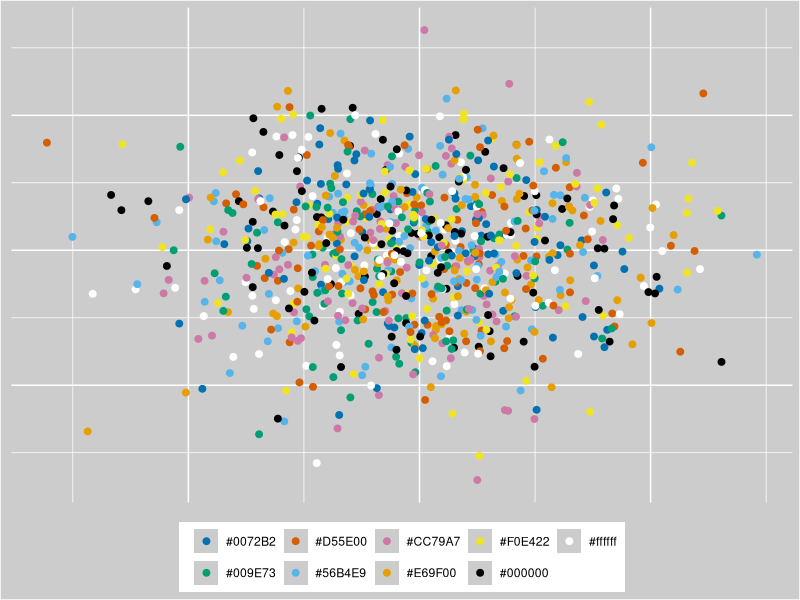

Write the R code that produced this figure. (Note: this script raises an error after producing the figure.)
# Color palette for the colorblind
# Source: http://jfly.iam.u-tokyo.ac.jp/html/manuals/pdf/color_blind.pdf
# Colors for inclusion

pa_blue <- "#0072B2"          # RGB{0,114,178}
pa_green <- "#009E73"         # RGB{0,158,115}
pa_orange <- "#D55E00"        # RGB{230,159,0}
pa_lightblue <- "#56B4E9"     # RGB{86,180,233}
pa_pink <- "#CC79A7"          # RGB{204,121,167}
pa_lightorange <- "#E69F00"   # RGB{230,159,0}
pa_yellow <- "#F0E422"        # RGB{240,228,66}
pa_black <- "#000000"         # RGB{0,0,0}
pa_white <- "#ffffff"         # RGB{255,255,255}

colorblind <- c(pa_blue,
                pa_green,
                pa_orange,
                pa_lightblue,
                pa_pink,
                pa_lightorange,
                pa_yellow,
                pa_black,
                pa_white)

x <- rnorm(900,0,1)
y <- rnorm(900,0,1)
z <- rep(1:9,100)
df <- data.frame(x=x,y=y,z=z)
df$z <- factor(df$z, labels=c("#0072B2",
                              "#009E73",
                              "#D55E00",
                              "#56B4E9",
                              "#CC79A7",
                              "#E69F00",
                              "#F0E422",
                              "#000000",
                              "#ffffff"))

library(ggplot2)
p <- ggplot(df, aes(x,y,colour=z))
p + geom_point(size=2) +
  scale_x_continuous(name="") +
  scale_y_continuous(name="") +
  scale_colour_manual(values=colorblind, name="") +
  theme(legend.position="bottom",
        axis.text=element_blank(),
        axis.title=element_blank(),
        axis.ticks=element_blank(),
        plot.background=element_rect(fill="gray80"),
        panel.background=element_rect(fill="gray80")) + 
  ggsave("colorblind_burst.pdf", width=6, height=6)
